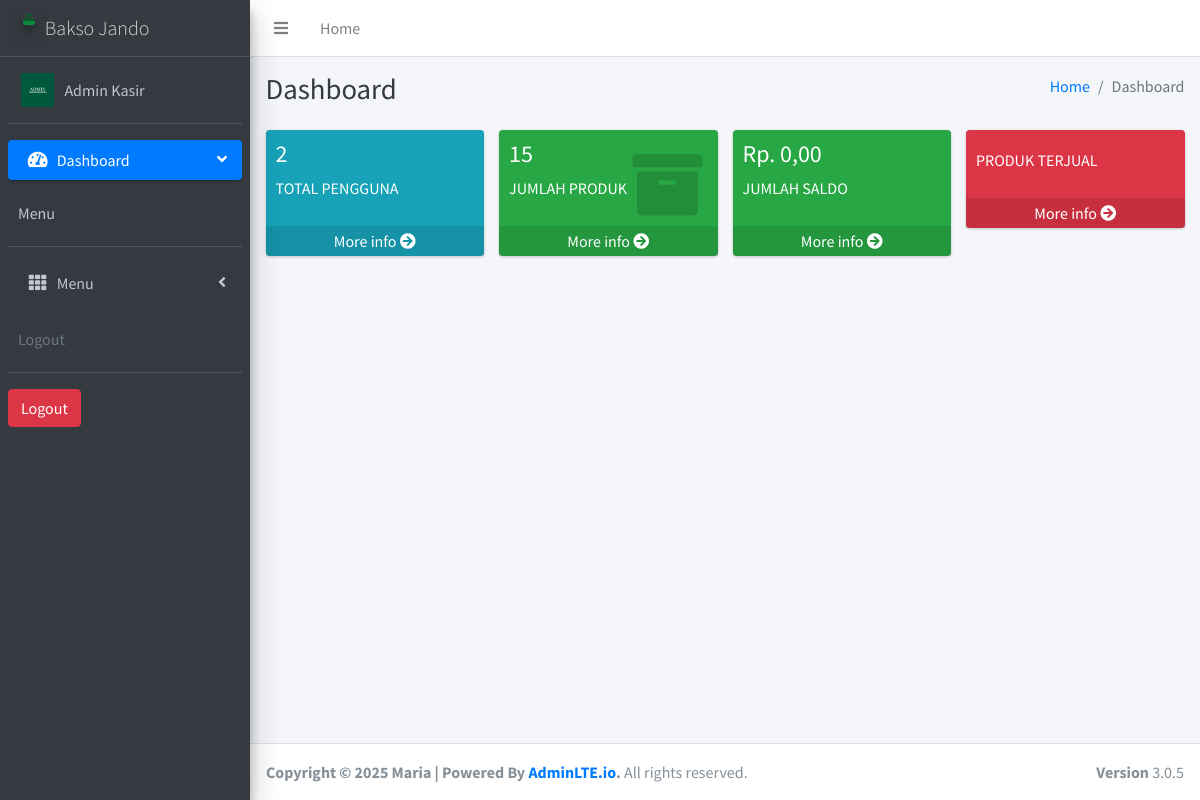
The app's page /admin/index.php (signed in) with its own data.
### tables this page shows
CREATE TABLE `tb_user` (
  `id` int(11) NOT NULL,
  `username` text NOT NULL,
  `password` text NOT NULL,
  `nama` text NOT NULL,
  `level` text NOT NULL,
  `foto` varchar(255) NOT NULL
);

### admin/comp/header_a.php (the view, shortened to what this page needs)
<?php require 'fungsi/fungsi.php'; ?>
<?php foreach (summon_admin() as $key): ?>
<!DOCTYPE html>
<html>
<head>
  <link rel="stylesheet" href="<?= url() ?>plugins/fontawesome-free/css/all.min.css">
  <link rel="stylesheet" href="https://code.ionicframework.com/ionicons/2.0.1/css/ionicons.min.css">
  <link rel="stylesheet" href="<?= url() ?>plugins/tempusdominus-bootstrap-4/css/tempusdominus-bootstrap-4.min.css">
  <link rel="stylesheet" href="<?= url() ?>plugins/icheck-bootstrap/icheck-bootstrap.min.css">
  <link rel="stylesheet" href="<?= url() ?>plugins/jqvmap/jqvmap.min.css">
  <link rel="stylesheet" href="<?= url() ?>dist/css/adminlte.min.css">
  <link rel="stylesheet" href="<?= url() ?>plugins/overlayScrollbars/css/OverlayScrollbars.min.css">
  <link rel="stylesheet" href="<?= url() ?>plugins/daterangepicker/daterangepicker.css">
  <link rel="stylesheet" href="<?= url() ?>plugins/summernote/summernote-bs4.css">
</head>
<body class="hold-transition sidebar-mini layout-fixed">
<div class="wrapper">
  <nav class="main-header navbar navbar-expand navbar-white navbar-light">
    <ul class="navbar-nav">
      <li class="nav-item">
        <a class="nav-link" data-widget="pushmenu" href="#" role="button"><i class="fas fa-bars"></i></a>
      </li>
      <li class="nav-item d-none d-sm-inline-block">
        <a href="index.php" class="nav-link">Home</a>
      </li>
    </ul>
  </nav>
  <aside class="main-sidebar sidebar-dark-primary elevation-4">
    <a href="index.php" class="brand-link">
      <img src="<?= url()?>img/logo_kasir_kita.png" alt="AdminLTE Logo" class="brand-image img-circle elevation-3"
           style="opacity: .8">
      <span class="brand-text font-weight-light">Bakso Jando</span>
    </a>
    <div class="sidebar">
      <div class="user-panel mt-3 pb-3 mb-3 d-flex">
        <div class="image">
          <?php
          if ($key['foto']!= '') {
                        echo '<img src="img/'.$key['foto'].'" height="150">';
                      }else{
                        echo '<img src="img/user_logo.png" height="150">';
                      }
           ?>
        </div>
        <div class="info">
          <a href="index.php?m=admin&s=detail" class="d-block" ><?= $key['nama'];?></a>
        </div>
      </div>
      <nav class="mt-2">
        <ul class="nav nav-pills nav-sidebar flex-column" data-widget="treeview" role="menu" data-accordion="false">
          <li class="nav-item has-treeview menu-open">
            <a href="index.php" class="nav-link active">
              <i class="nav-icon fas fa-tachometer-alt"></i>
              <p>
                Dashboard
                <i class="right fas fa-angle-left"></i>
              </p>
            </a>
          <div class="user-panel mt-3 pb-3 mb-3 d-flex">
        <div class="info">
          <a href="#" class="d-block">Menu</a>
        </div>
      </div>
          </li>
          <li class="nav-item has-treeview">
            <a href="#" class="nav-link">
              <i class="nav-icon fas fa-th"></i>
              <p>
                Menu
                <i class="fas fa-angle-left right"></i>
              </p>
            </a>
          </li>
          <div class="user-panel mt-3 pb-3 mb-3 d-flex">
        <div class="info">
          <span class="d-block text-gray">Logout</span>
        </div>
      </div>
      <a href="logout.php"><button class="btn btn-danger">Logout</button></a>
        </ul>
      </nav>
    </div>
  </aside>
  <?php endforeach; ?>

### records on screen
tb_user: foto (picture), nama "Admin Kasir"

### other values on screen
$key['jadmin'] "2"
$row['jproduk'] "15"
rupiah($row['jtotal']) "Rp. 0,00"
